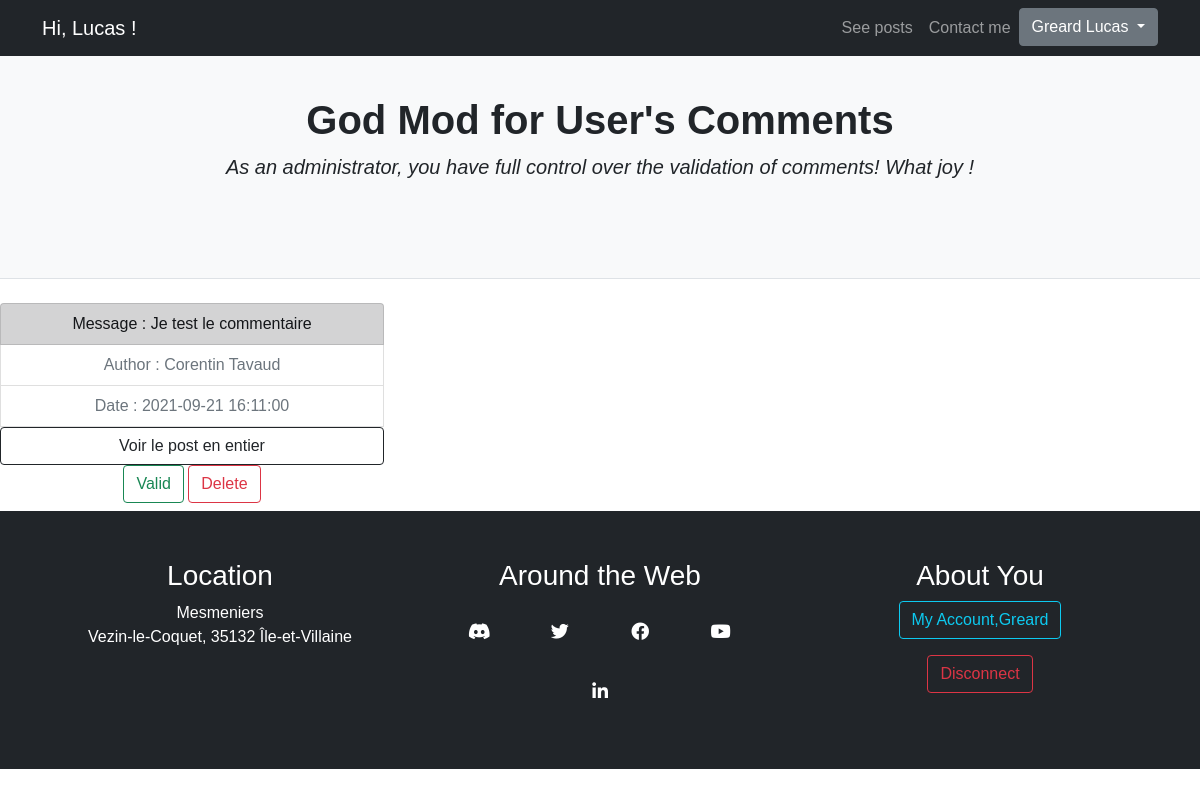
/index.php?action=listCommentValidation (signed in), run on the app's committed database.
### tables this page shows
CREATE TABLE IF NOT EXISTS `comment` (
  `id` int(11) NOT NULL AUTO_INCREMENT,
  `comment_Content` varchar(255) DEFAULT NULL,
  `comment_Author` varchar(75) DEFAULT NULL,
  `comment_Date_Add` datetime DEFAULT CURRENT_TIMESTAMP,
  `comment_Validation` varchar(11) NOT NULL DEFAULT 'In progress',
  `post_id` int(11) NOT NULL,
  PRIMARY KEY (`id`,`post_id`),
  KEY `fk_Comment_Post1_idx` (`post_id`)
);

### controllers/frontend.php (called while the page is built, shortened)
<?php
include_once(dirname(__FILE__) . '/../views/_defaultView.php');
include_once(dirname(__FILE__) . '/../views/commentListValidationView.php');
function listCommentValidation($commentManager)
{
    CommentListValidationView::render($commentManager);
}

### models/CommentManager.php (called while the page is built, shortened)
<?php
class CommentManager extends Dbconnect
{
    public function listCommentValidation($homeManager)
    {
        $sessionVerifConnexion = SuperglobalManager::getSession('verifConnexion');
        $userState = SuperglobalManager::getSession('userState');
        if (isset($sessionVerifConnexion) && $userState == "Admin") :
            $req = '
            SELECT *
            FROM comment as c
            WHERE c.comment_Validation = "In Progress"
            ORDER BY comment_Date_Add DESC
            ';
            $db = $this->dbConnect();
            return $db->query($req);
        else :
            displayHome($homeManager);
        endif;
    }
}

### models/SuperglobalManager.php (called while the page is built, shortened)
<?php
class SuperglobalManager
{
    public static function getSession($key)
    {
        return (isset($_SESSION[$key]) ? $_SESSION[$key] : null);
    }
}

### views/commentListValidationView.php (the view, shortened to what this page needs)
<?php
include_once(dirname(__FILE__) . '/_defaultView.php');
class commentListValidationView extends _DefaultView
{
    private $sessionError;
    private $commentManager;
    private function __construct($commentManager, $sessionError)
    {
        $this->commentManager = $commentManager;
        $this->sessionError = $sessionError;
        $this->_getHtmlBefore();
        $this->_getContent();
        $this->htmlAfter = $this->_getHtmlAfter();
    }
    public static function render($commentManager, $sessionError = null): void
    {
        $obj = new self($commentManager, $sessionError);
        print_r($obj->rendering);
    }
    private function _getHtmlBefore(): void
    {
        $this->htmlBefore = '
        <header class="py-5 bg-light border-bottom mb-4">
            <div class="container">
                <div class="text-center my-5">';
        $this->htmlBefore .= '
                    <h1 class="fw-bolder">God Mod for User\'s Comments</h1>
                    <p class="lead mb-0 fst-italic">As an administrator, you have full control over the validation of comments! What joy !</p>
                </div>
            </div>
        </header>
        <div class="containter">
            <div class="row">
            ';
    }
    private function _getContent()
    {
        $this->content = "";
        $this->content .= isset($this->sessionError) ? '<div class="text-center" id="alert">' . $this->sessionError . '</div>' : false;
        $homeManager = new HomeManager();
        $istCommentValidation = $this->commentManager->listCommentValidation($homeManager);
        while ($data = $istCommentValidation->fetch()) :
            $this->content .=
                '
            <div class="col-lg-4 mb-2">
                <ul class=" list-group text-center">
                    <li class="list-group-item list-group-item-dark">Message : ' . $data['comment_Content'] . '</li>
                    <li class="list-group-item disabled">Author : ' . $data['comment_Author'] . '</li>
                    <li class="list-group-item disabled">Date : ' . $data['comment_Date_Add'] . '</li>
                    <a href="index.php?action=listComment&id=' . $data['post_id'] . ' " class="btn btn-outline-dark">Voir le post en entier</a>
                    <form action="index.php?action=validAndDeleteCommentUser" method="POST">
                        <input name="idCommentUser" type="hidden" value="' . $data['id'] . '">
                        <input name="namePage" type="hidden" value="manageComments">
                        <button type="submit" class="btn btn-outline-success" name="validCommentUser">Valid</button>
                        <button type="submit" class="btn btn-outline-danger" name="deleteCommentUser">Delete</button>
                    </form>
                </ul>
            </div>
                ';
        endwhile;
    }
    private function _getHtmlAfter()
    {
        return '
                </div>
            </div>
        </header>';
    }
}

### data on the page
comment: comment_Content "Je test le commentaire", comment_Author "Corentin Tavaud", comment_Date_Add "2021-09-21 16:11:00"

### other printed values
$sessionUserLastName "Greard"
$sessionUserFirstName "Lucas"
$userLastName "Greard"
